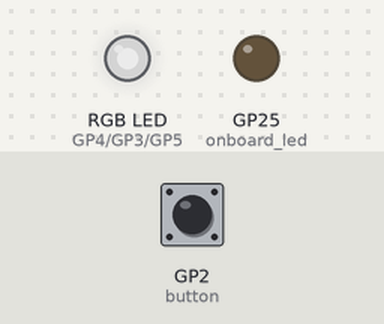
Simulated run of this program. Board: Raspberry Pi Pico running MicroPython. Parts: an RGB LED mixed from three pins (HIGH = lit), output pins drawn as LEDs (lit = HIGH). The test bench sets the inputs (shaded band); at power-on: GP2 (button) LOW. Dim RGB values are drawn brighter than linear.

Above: at 1.2 s.
1.3 s: GP2 (button) pulled HIGH for 0.15 s
At 1.45 s:
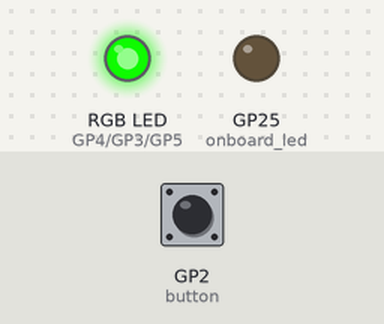
4.3 s: GP2 (button) pulled HIGH for 1 s
8.3 s: GP2 (button) pulled HIGH for 3.2 s
13.0 s: GP2 (button) pulled HIGH for 0.15 s
At 13.6 s:
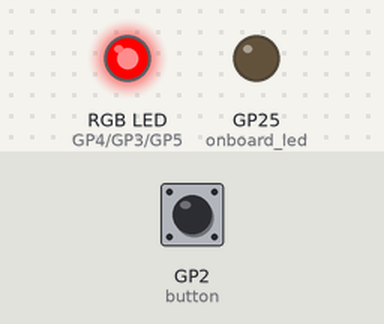
14.6 s: GP2 (button) pulled HIGH for 0.15 s
At 15.8 s:
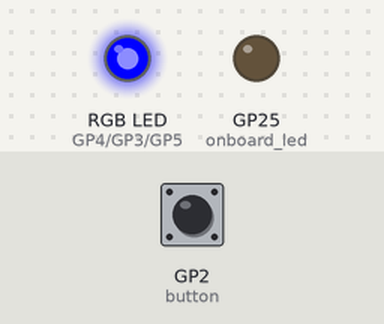
16.2 s: GP2 (button) pulsed HIGH 2 times (0.12 s each, 0.3 s apart)
At 17.3 s:
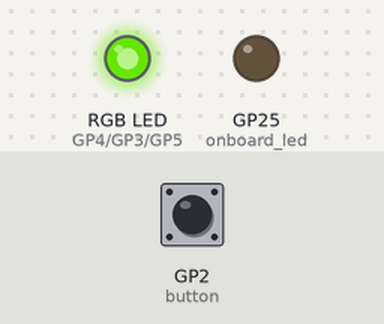
Timing chart, 0 to 22.9 s (numbered marks = the images above; inputs shaded):
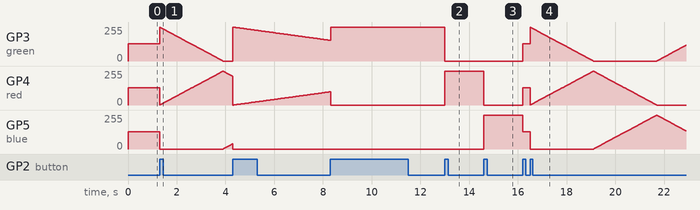

The program:

pico_RGB_cycler.py
```python
#!/usr/bin/env python3
# this is micropython, not regular python

from machine import Pin, PWM
import _thread
from utime import sleep_ms
from ucollections import OrderedDict

# Setting up the Hardware
button = Pin(2, Pin.IN, Pin.PULL_DOWN)
green = PWM(Pin(3, Pin.OUT))
red = PWM(Pin(4, Pin.OUT))
blue  = PWM(Pin(5, Pin.OUT))
onboard_led = Pin(25, Pin.OUT)

# Debug Flag, to see what's happening in the backgroud
global debug
debug = False

# Setting up a variable to check to see if the button has been pressed and released.
global button_pressed
button_pressed = True

# Setting a default color pattern
global active_color
active_color = 0

global colors
colors = OrderedDict(
    [
        # ("off",			 [0, 0 ,0]),
        ("white",        [128, 128, 128]),
        ("fast_rainbow", ['x', 'x', 'x']),
        ("slow_rainbow", ['y', 'y', 'y']),
        ("green",        [255, 0, 0]),
        ("red",          [0, 255, 0]),
        ("blue",         [0, 0, 255]),
    ]
)

def rgb_wave(index):
    index = index % 765
    # Green decreasing, red increasing
    if index < 255:
        red = index
        green = 255 - red
        blue = 0
    # blue increasing, red decreasing
    elif index < 510:
        blue = index - 255
        red = 255 - blue
        green = 0
    # green increasing, blue decreasing
    else:
        green = index - 510
        red = 0
        blue = 255 - green
    return green, red, blue


def set_color(color_list):
    if debug == True: print("\tgreen - "+str(color_list[0]))
    green.duty_u16(color_list[0] * 256)

    if debug == True: print("\tred - "+str(color_list[1]))
    red.duty_u16(color_list[1] * 256)

    if debug == True: print("\tblue - "+str(color_list[2]))
    blue.duty_u16(color_list[2]* 256)


def rainbow(delay):
    while button_pressed == False:
        for index in range(255 * 3):
            if button_pressed == True:
                break
            set_color(rgb_wave(index))
            sleep_ms(delay)

def reset_led():
    if debug == True: print("resetting color")
    set_color([0, 0, 0])

def button_press_handler(pinfo):
    global active_color
    global button_pressed
    if debug == True : print("\t\t\tbutton pressed")
    button_pressed = True
    active_color += 1
    if active_color == len(colors):
        active_color = 0

# Setting up an interrupt request for the button pressanation
button.irq(trigger=Pin.IRQ_RISING, handler=button_press_handler)

# This method is used to figure out if this is a static color or a cycling wave
def show_the_right_color(color_list):
    if color_list == ['x', 'x', 'x']:
        rainbow(10)
    elif color_list == ['y', 'y', 'y']:
        rainbow(40)
    else:
        set_color(color_list)

# we create a list of the colors, so we can call the value from the dict, plus also print name if we need to
color_list = list(colors.keys())

while True:
    if button_pressed == True:
        button_pressed = False
        reset_led()
        if debug == True: print("showing "+color_list[active_color])
        show_the_right_color((colors[color_list[active_color]]))  
```

Measured:
- after the input at 13.0 s, GP3 (green): 254/255 → 0/255 at once; GP4 (red): 0/255 → 254/255 at once
- after the input at 14.6 s, GP4 (red): 254/255 → 0/255 at once; GP5 (blue): 0/255 → 254/255 at once
